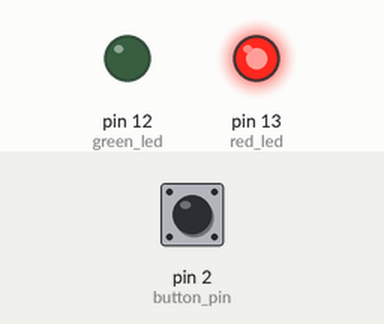
Bench run of a sketch on a simulated Arduino Uno, built with avr-gcc and run on an emulated ATmega328P. On the bench: output pins drawn as LEDs (lit = HIGH). The test bench sets the inputs (shaded band); at power-on: pin 2 (button_pin) LOW.

Above: at 1.2 s.
1.3 s: pin 2 (button_pin) pulled HIGH for 0.15 s
At 1.38 s:
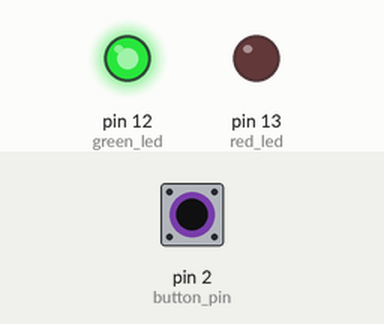
2.9 s: pin 2 (button_pin) pulled HIGH for 3.2 s
At 7.0 s:
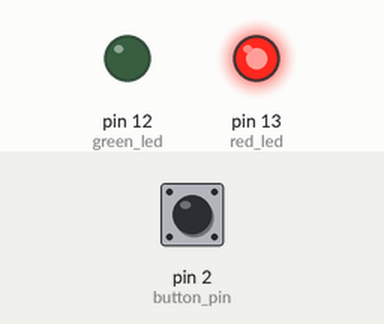
Timing chart, 0 to 8.5 s (numbered marks = the images above; inputs shaded):
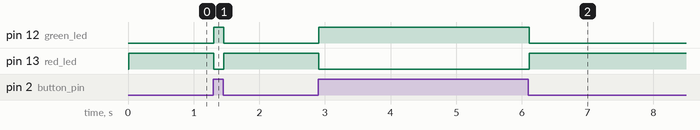

The sketch:

Lab_1.ino
```cpp
int button_pin = 2, green_led = 12, red_led = 13;


void setup() {
  	pinMode(button_pin, INPUT);
    pinMode(green_led, OUTPUT);
    pinMode(red_led, OUTPUT);
    Serial.begin(9600);
}

void loop() {
  int switch_state = debounce(button_pin);
  digitalWrite(green_led, switch_state);
  digitalWrite(red_led, !switch_state);
}

// void toggleLED(){
//   red_state = !red_state;
//   green_state = !green_state;

//   digitalWrite(red_led, red_state);
//   digitalWrite(green_led, green_state);
// }


boolean debounce(int pin){
  int state, prev_state;
  prev_state = digitalRead(pin);
  for(int i=0; i < 10; i++){
    delay(1);
    state = digitalRead(pin);
    if(state != prev_state) i = 0;
    prev_state = state;
  }
  return state;
}
```

Measured:
- after the input at 1.3 s, pin 12 (green_led): LOW → HIGH at once, → LOW 0.15 s later; pin 13 (red_led): HIGH → LOW at once, → HIGH 0.15 s later
- after the input at 2.9 s, pin 12 (green_led): LOW → HIGH at once, → LOW 3.2 s later; pin 13 (red_led): HIGH → LOW at once, → HIGH 3.2 s later
